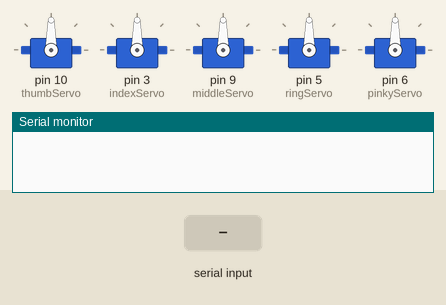
Simulated run of this sketch. Board: Arduino Uno, built with avr-gcc and run on an emulated ATmega328P. On the bench: 5 × servo, the last lines printed to the serial monitor. Inputs (shaded band) come from the test bench.

Above: at 1.2 s.
1.3 s: "90,45\n" received over Serial
At 2.5 s:
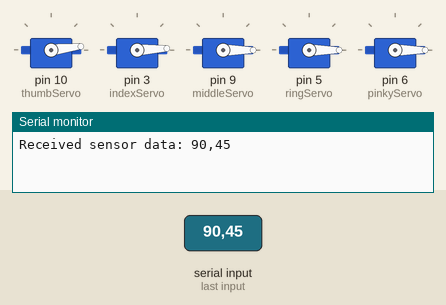
2.8 s: "5\n" received over Serial
At 3.7 s:
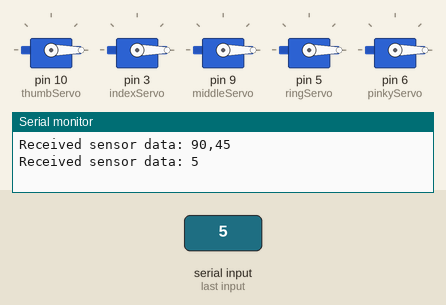
Timing chart, 0 to 5.8 s (numbered marks = the images above; inputs shaded):
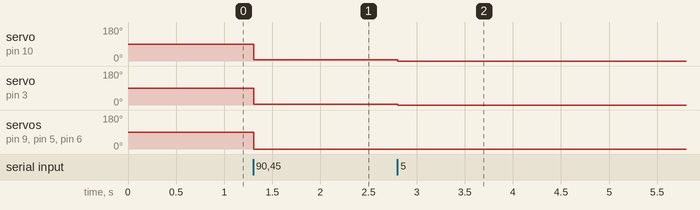

The sketch:

Arduino.ino
```cpp
#include <Servo.h>

Servo thumbServo;
Servo indexServo;
Servo middleServo;
Servo ringServo;
Servo pinkyServo;

const int thumbPin = A0;
const int indexPin = A1;
const int middlePin = A2;
const int ringPin = A3;
const int pinkyPin = A4;

void setup() {
  thumbServo.attach(10);
  indexServo.attach(3);
  middleServo.attach(9);
  ringServo.attach(5);
  pinkyServo.attach(6);

  Serial.begin(9600);
}

void loop() {
  if (Serial.available()) {
    String sensorData = Serial.readStringUntil('\n');
    sensorData.trim(); // Remove leading/trailing whitespace

    Serial.println("Received sensor data: " + sensorData);

    // Extract flex sensor values from the received data
    int thumbValue = getValue(sensorData, ',', 0);
    int indexValue = getValue(sensorData, ',', 1);
    int middleValue = getValue(sensorData, ',', 2);
    int ringValue = getValue(sensorData, ',', 3);
    int pinkyValue = getValue(sensorData, ',', 4);


    // Scale down the values to the desired range
    thumbValue = map(thumbValue, 0, 2300, 0, 180);
    indexValue = map(indexValue, 0, 2300, 0, 180);
    middleValue = map(middleValue, 0, 2500, 0, 180);
    ringValue = map(ringValue, 0, 2300, 0, 180);
    pinkyValue = map(pinkyValue, 0, 2300, 0, 180);

    // Move the servos based on the flex sensor values
    thumbServo.write(thumbValue);
    indexServo.write(indexValue);
    middleServo.write(middleValue);
    ringServo.write(ringValue);
    pinkyServo.write(pinkyValue);
  }
}

int getValue(String data, char separator, int index) {
  int found = 0;
  int strIndex[] = {
    0, -1
  };
  int maxIndex = data.length() - 1;
  for (int i = 0; i <= maxIndex && found <= index; i++) {
    if (data.charAt(i) == separator || i == maxIndex) {
      found++;
      strIndex[0] = strIndex[1] + 1;
      strIndex[1] = (i == maxIndex) ? i + 1 : i;
    }
  }
  return found > index ? data.substring(strIndex[0], strIndex[1]).toInt() : 0;
}

void setServoAngles(int angle) {
  thumbServo.write(angle);
  indexServo.write(angle);
  middleServo.write(angle);
  ringServo.write(angle);
  pinkyServo.write(angle);
}
```

Measured:
- after the input at 1.3 s, servo on pin 10 (thumbServo): 90° → 7° at once; servo on pin 3 (indexServo): 90° → 3° at once; servo on pin 9 (middleServo), servo on pin 5 (ringServo), servo on pin 6 (pinkyServo): 90° → 0° at once
- after the input at 2.8 s, servo on pin 10 (thumbServo): 7° → 0° at once; servo on pin 3 (indexServo): 3° → 0° at once
